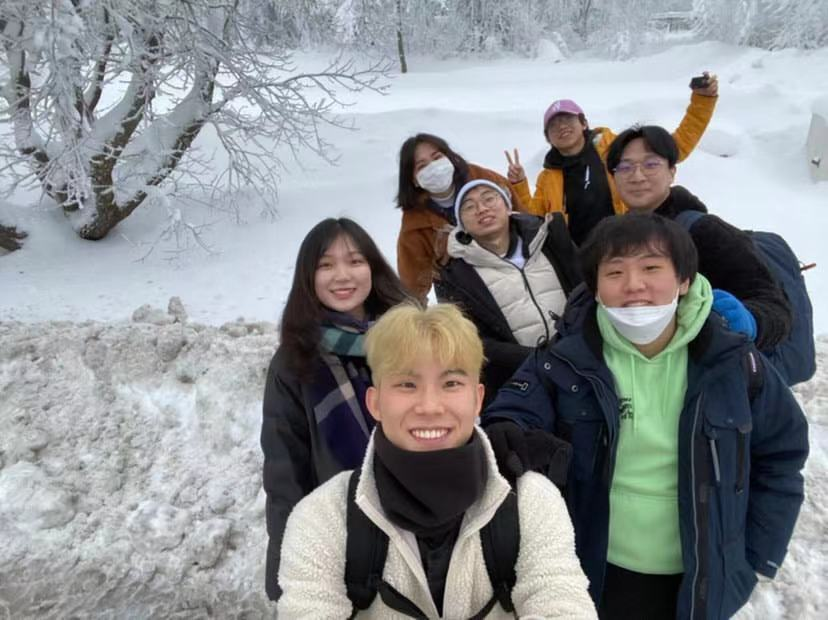
#> input picture img/group/group5.jpg, 828 x 620 px
$ python face-detection-OpenCV.py
#> lines starting #> are read from the running program, lines starting #| are printed output that depends on the picture; after the words box and inside, x2 and y2 are one past the last pixel; in counts of white or black regions, pixels touching at a corner belong together
import cv2

filepath = "img/group/group5.jpg"
img = cv2.imread(filepath) # read img
#> img is the input picture: shape (620, 828, 3); mean B, G, R 142.8, 140.4, 137.4
gray = cv2.cvtColor(img, cv2.COLOR_BGR2GRAY) # convert gray
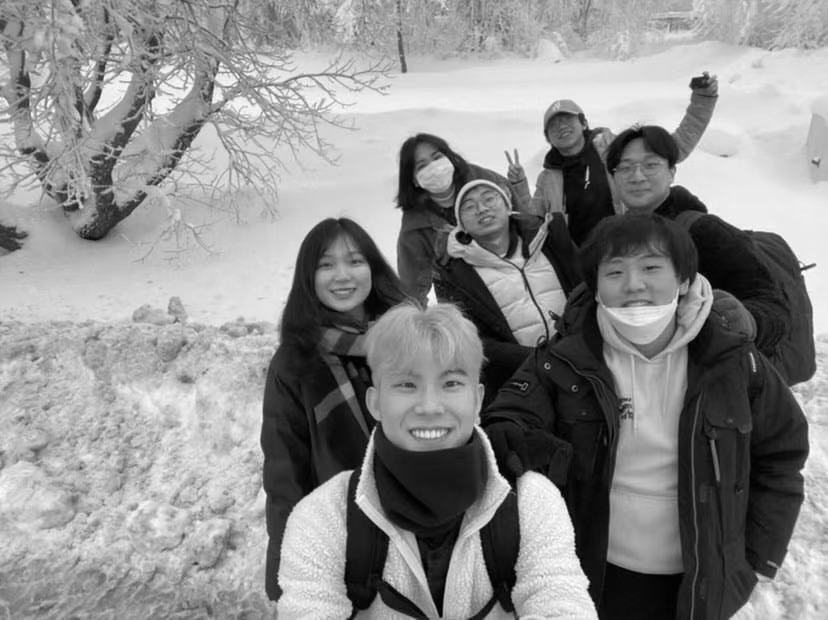
#> gray: shape (620, 828); min 0, max 255, mean 139.7

#OpenCV facial recognition classifiser
classifier = cv2.CascadeClassifier(
    "D:\python36\Lib\site-packages\opencv\data\haarcascades\haarcascade_frontalface_default.xml"
)
color = (0, 255, 0) # define color
#call facial recognition
faceRects = classifier.detectMultiScale(
    gray, scaleFactor=1.2, minNeighbors=3, minSize=(32, 32))
#> faceRects = [[607, 143, 61, 61], [308, 237, 70, 70], [364, 331, 130, 130], [583, 233, 157, 157]]
if len(faceRects):   # detects face if greater than 0
    for faceRect in faceRects: # separate rectangle one face
        x, y, w, h = faceRect
        #rectangle face
        cv2.rectangle(img, (x, y), (x+h, y+w), color, 2)
        #left eye
        cv2.circle(img, (x + w//4, y + h//4 + 30), min(w//8, h//8), color)
        #right eye
        cv2.circle(img, (x + 3*w//4, y + h//4 +30), min(w//8, h//8), color)
        #mouth
        cv2.rectangle(img, (x + 3*2//8, y + 3*h//4),
                    (x + 5*2//8, y+7*h//8), color)
#> this loop made 4 passes
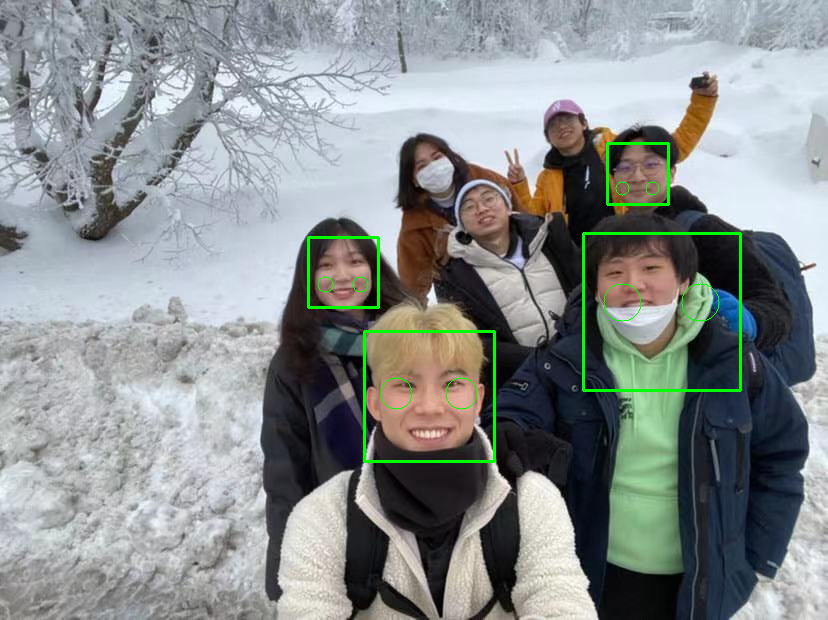
#> img: shape (620, 828, 3); 1.08% of pixels changed, all inside (x1, y1, x2, y2) = (307, 142, 742, 463)

cv2.imshow("image", img) # show img
c = cv2.waitKey(0)
#> (key Esc is pressed here)

cv2.waitKey(0)
cv2.destroyAllWindows()

$ run again, with img/group/group1.jpg copied over img/group/group5.jpg
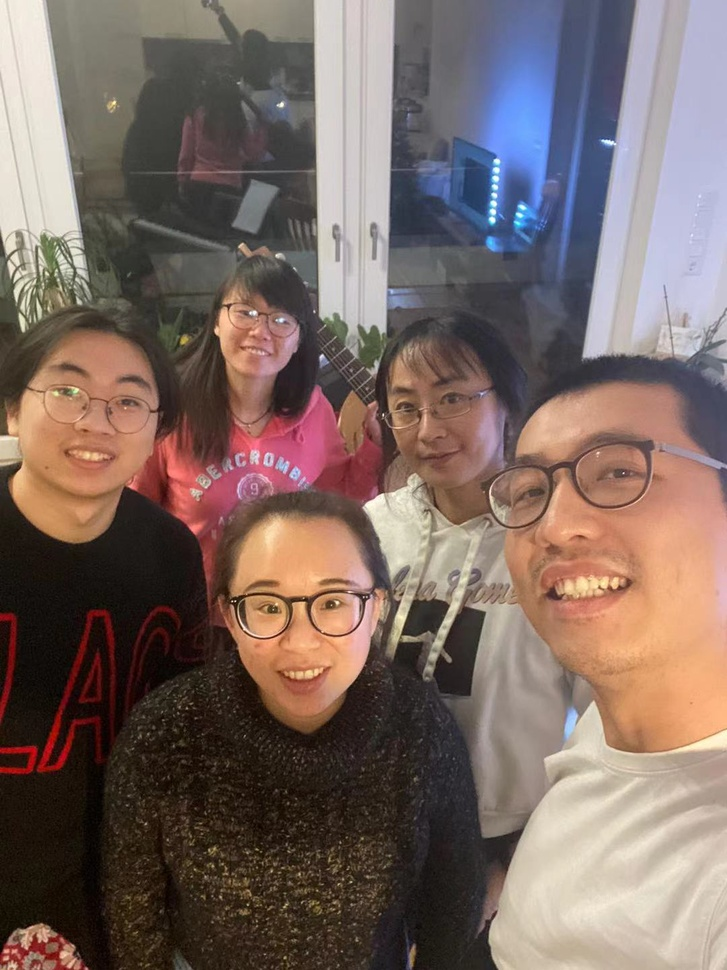
#> input picture img/group/group1.jpg, 727 x 970 px, shrunk from 1080 x 1440 before the run
#> img is the input picture: shape (970, 727, 3); mean B, G, R 99.2, 105.4, 123.4
#> `gray = cv2.cvtColor(img, cv2.COLOR_BGR2GRAY)`:
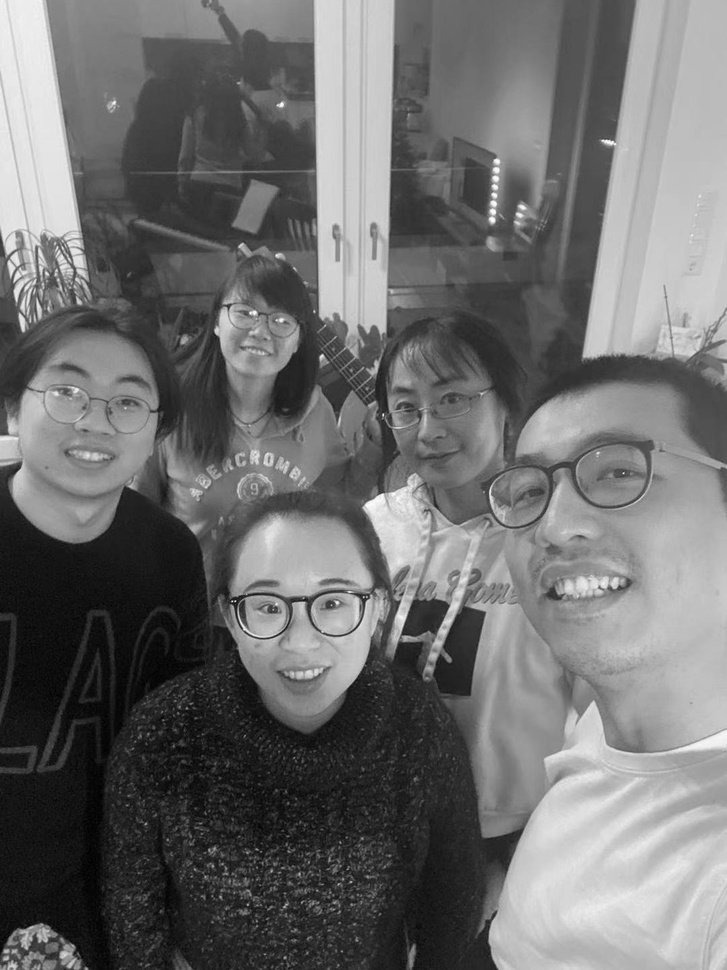
#> gray: shape (970, 727); min 1, max 254, mean 110.1
#> faceRects = [[380, 374, 47, 47], [478, 467, 81, 81], [365, 356, 132, 132], [21, 331, 159, 159], [209, 533, 182, 182]]
#> the loop `for faceRect in faceRects:` made 5 passes
#> after the loop `for faceRect in faceRects:`:
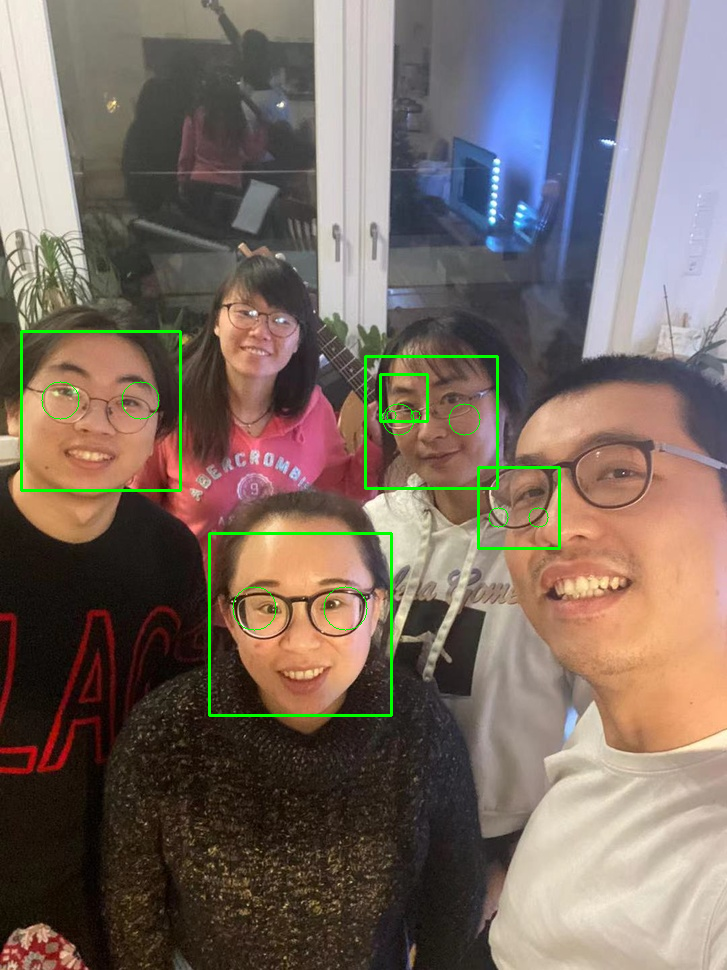
#> img: shape (970, 727, 3); 1.13% of pixels changed, all inside (x1, y1, x2, y2) = (20, 330, 561, 717)

$ run again, with img/group/group2.jpg copied over img/group/group5.jpg
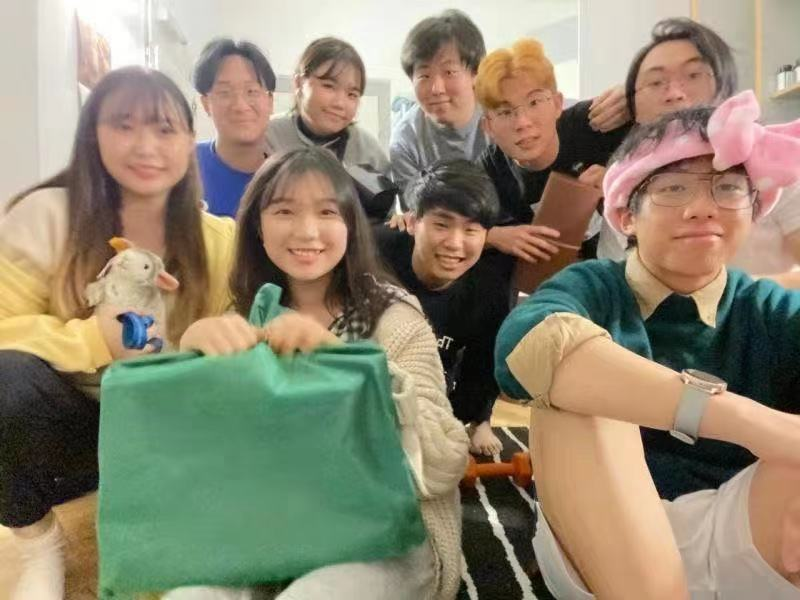
#> input picture img/group/group2.jpg, 800 x 600 px
#> img is the input picture: shape (600, 800, 3); mean B, G, R 112.9, 134.4, 143.4
#> `gray = cv2.cvtColor(img, cv2.COLOR_BGR2GRAY)`:
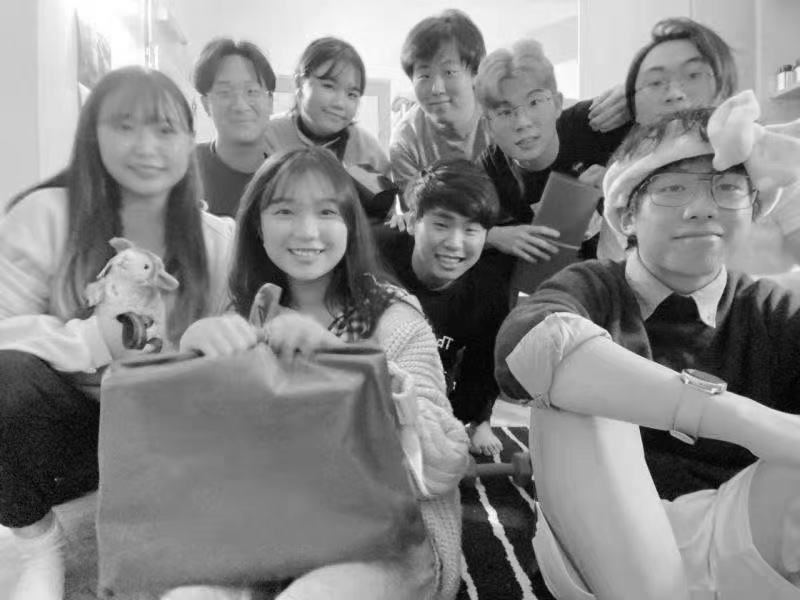
#> gray: shape (600, 800); min 0, max 255, mean 134.6
#> faceRects = [[206, 67, 65, 65], [412, 45, 75, 75], [420, 200, 74, 74], [298, 60, 72, 72], [92, 88, 106, 106], [253, 172, 104, 104]]
#> the loop `for faceRect in faceRects:` made 6 passes
#> after the loop `for faceRect in faceRects:`:
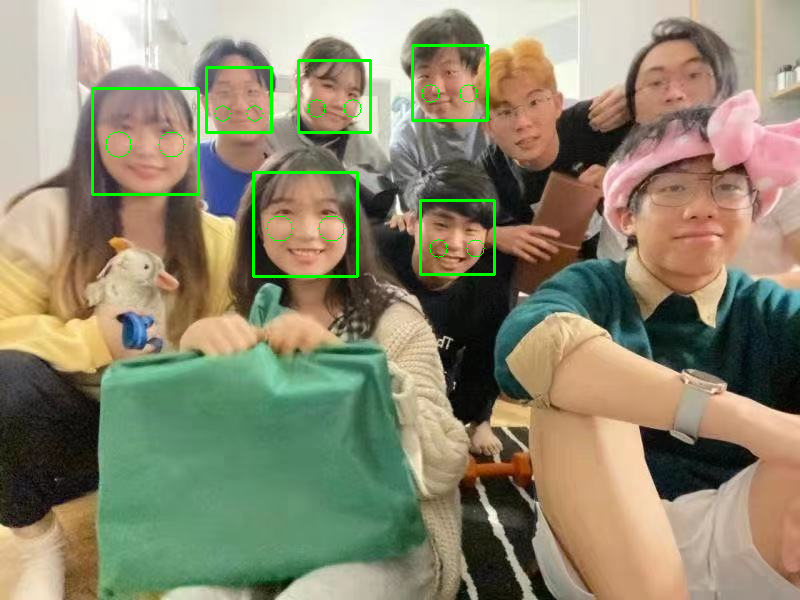
#> img: shape (600, 800, 3); 1.37% of pixels changed, all inside (x1, y1, x2, y2) = (91, 44, 496, 278)

$ run again, with img/group/group3.jpg copied over img/group/group5.jpg
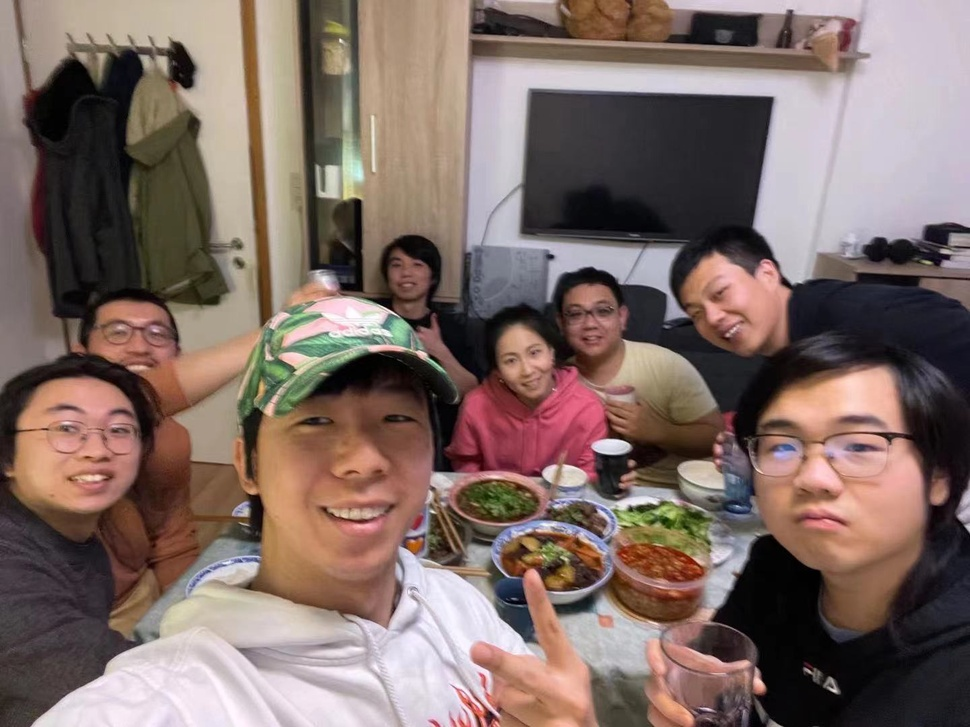
#> input picture img/group/group3.jpg, 970 x 727 px, shrunk from 1440 x 1080 before the run
#> img is the input picture: shape (727, 970, 3); mean B, G, R 101.6, 107.7, 126.9
#> `gray = cv2.cvtColor(img, cv2.COLOR_BGR2GRAY)`:
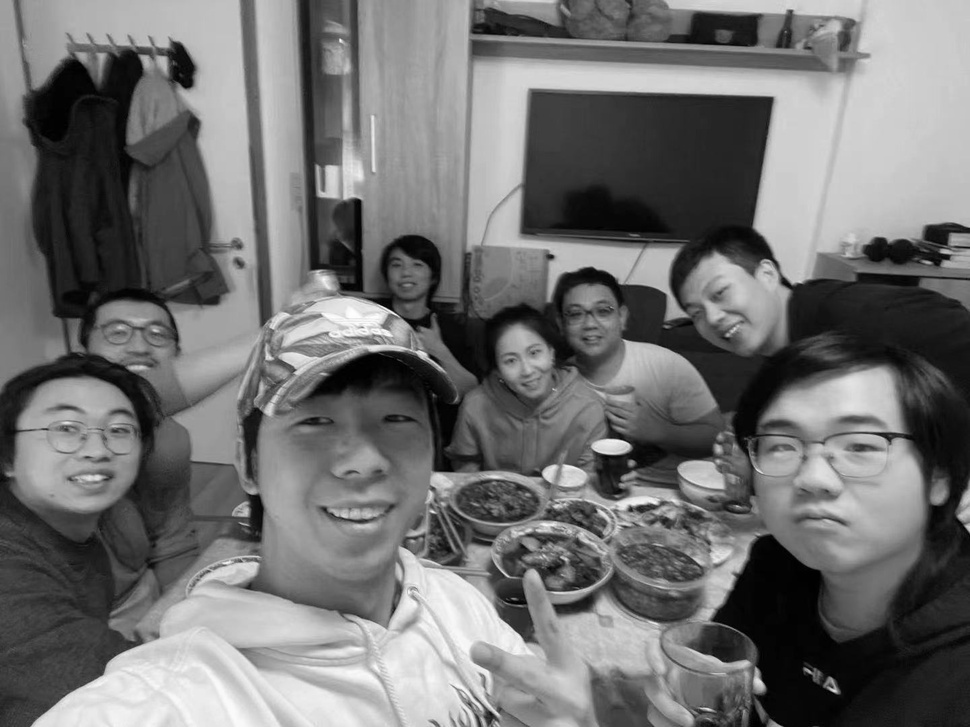
#> gray: shape (727, 970); min 0, max 255, mean 112.7
#> faceRects = [[382, 246, 52, 52], [204, 226, 58, 58], [554, 286, 71, 71], [489, 327, 69, 69], [103, 301, 80, 80], [28, 380, 128, 128], [729, 372, 191, 191]]
#> the loop `for faceRect in faceRects:` made 7 passes
#> after the loop `for faceRect in faceRects:`:
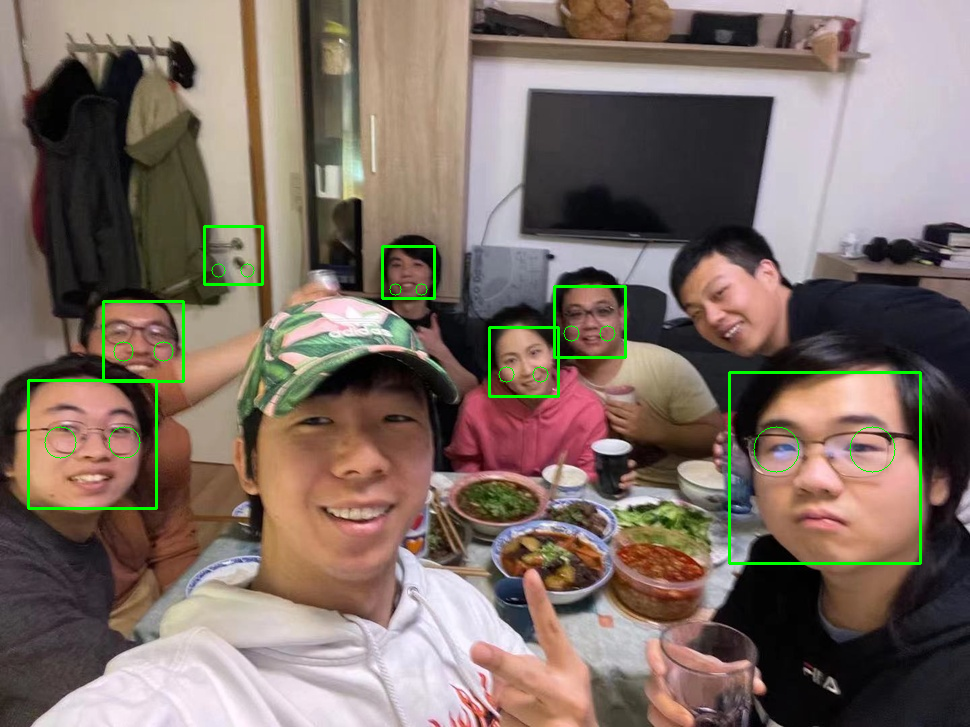
#> img: shape (727, 970, 3); 1.2% of pixels changed, all inside (x1, y1, x2, y2) = (27, 225, 922, 565)
